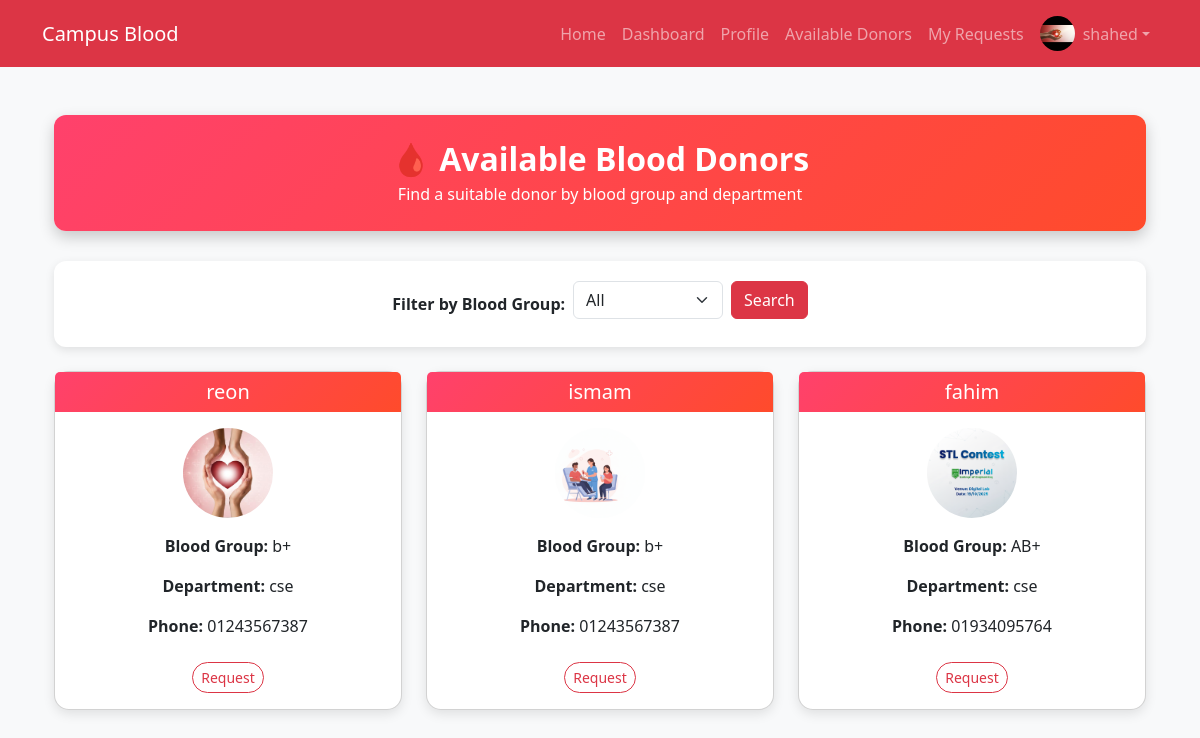
/donors/ (signed in), run on the app's committed database.
### blood/models.py (models this page shows, shortened)
class Donor(models.Model):
    user = models.OneToOneField(User, on_delete=models.CASCADE)
    blood_group = models.CharField(max_length=5)
    phone = models.CharField(max_length=15)
    department = models.CharField(max_length=100)
    available = models.BooleanField(default=True)
    last_donation_date = models.DateField(null=True, blank=True)
    donation_count = models.IntegerField(default=0)
    profile_pic = models.ImageField(upload_to='profile_pics/', null=True, blank=True)

### blood/views.py (the view)
# urls.py: path('donors/', views.donor_list, name='donor_list'),
@login_required
def donor_list(request):
    blood_group = request.GET.get('blood_group')
    if blood_group:
        donors = Donor.objects.filter(available=True, blood_group=blood_group)
    else:
        donors = Donor.objects.filter(available=True)
    return render(request, 'blood/donor_list.html', {'donors': donors, 'selected_group': blood_group})

### blood/templates/blood/donor_list.html (shortened to what this page needs)
{% extends 'blood/base.html' %}
{% block content %}
<div class="container py-4">
    <div class="page-header">
        <h2 class="fw-bold mb-1">🩸 Available Blood Donors</h2>
        <p class="mb-0">Find a suitable donor by blood group and department</p>
    </div>
    <div class="search-section mb-4">
        <form method="GET" class="d-flex flex-wrap align-items-center justify-content-center">
            <label for="blood_group" class="me-2 fw-semibold">Filter by Blood Group:</label>
            <select name="blood_group" id="blood_group" class="form-select me-2 mb-2" style="width:150px;">
                <option value="">All</option>
            </select>
            <button type="submit" class="btn btn-danger mb-2">Search</button>
        </form>
    </div>
    {% if donors %}
    <div class="row">
        {% for d in donors %}
        <div class="col-md-4 mb-4">
            <div class="card donor-card">
                <div class="card-header">
                    <h5 class="mb-0">{{ d.user.username }}</h5>
                </div>
                <div class="card-body text-center">
                    {% if d.profile_pic %}
                        <img src="{{ d.profile_pic.url }}" class="rounded-circle mb-3" style="width:90px; height:90px; object-fit:cover;">
                    {% else %}
                        <img src="https://via.placeholder.com/90" class="rounded-circle mb-3" alt="Profile">
                    {% endif %}
                    <p><strong>Blood Group:</strong> {{ d.blood_group }}</p>
                    <p><strong>Department:</strong> {{ d.department }}</p>
                    <p><strong>Phone:</strong> {{ d.phone }}</p>
                    <a href="{% url 'request_donor' d.id %}" class="btn btn-outline-danger btn-sm mt-2">Request</a>
                </div>
            </div>
        </div>
        {% endfor %}
    </div>
    {% else %}
    <div class="text-center mt-4">
        <p class="fw-semibold text-muted">No donors available right now 😔</p>
    </div>
    {% endif %}
</div>
{% endblock %}

### blood/templates/blood/base.html (shortened to what this page needs)
<!DOCTYPE html>
<html lang="en">
<head>
    <link href="https://cdn.jsdelivr.net/npm/bootstrap@5.3.2/dist/css/bootstrap.min.css" rel="stylesheet">
</head>
<body class="bg-light">
<nav class="navbar navbar-expand-lg navbar-dark bg-danger">
    <div class="container">
        <a class="navbar-brand" href="{% url 'dashboard' %}">Campus Blood</a>
        <div class="collapse navbar-collapse" id="navbarNav">
            <ul class="navbar-nav ms-auto align-items-center">
                <li class="nav-item"><a class="nav-link" href="{% url 'home' %}">Home</a></li>
                {% if user.is_authenticated %}
                    <li class="nav-item"><a class="nav-link" href="{% url 'dashboard' %}">Dashboard</a></li>
                    <li class="nav-item"><a class="nav-link" href="{% url 'profile' %}">Profile</a></li>
                    <li class="nav-item"><a class="nav-link" href="{% url 'donor_list' %}">Available Donors</a></li>
                    <li class="nav-item"><a class="nav-link" href="{% url 'donor_requests' %}">My Requests</a></li>
                    <li class="nav-item dropdown">
                        <a class="nav-link dropdown-toggle d-flex align-items-center" href="#" id="navbarDropdown" role="button" data-bs-toggle="dropdown" aria-expanded="false">
                            {% if user.donor.profile_pic %}
                                <img src="{{ user.donor.profile_pic.url }}" alt="Profile" class="navbar-profile-pic me-2">
                            {% else %}
                                <img src="https://via.placeholder.com/35" alt="Profile" class="navbar-profile-pic me-2">
                            {% endif %}
                            {{ user.username }}
                        </a>
                    </li>
                {% else %}
                    <li class="nav-item"><a class="nav-link" href="{% url 'login' %}">Login</a></li>
                    <li class="nav-item"><a class="nav-link" href="{% url 'register' %}">Register</a></li>
                {% endif %}
            </ul>
        </div>
    </div>
</nav>
<div class="container mt-4">
    {% block content %}{% endblock %}
</div>
</body>
</html>

### blood/templates/blood/base.html (style rules this page uses)
.navbar-profile-pic { width: 35px; height: 35px; object-fit: cover; border-radius: 50%; }

### blood/templates/blood/donor_list.html (style rules this page uses)
.page-header { background: linear-gradient(135deg, #ff416c, #ff4b2b); color: white; text-align: center; padding: 25px 0; border-radius: 12px; margin-bottom: 30px; box-shadow: 0 6px 15px rgba(0,0,0,0.2); }
.donor-card { border-radius: 15px; box-shadow: 0 4px 12px rgba(0,0,0,0.1); transition: transform 0.3s ease, box-shadow 0.3s ease; background: white; }
.donor-card .card-header { background: linear-gradient(135deg, #ff416c, #ff4b2b); color: white; border-bottom: none; font-weight: 600; text-align: center; }
.search-section { background: #fff; border-radius: 12px; padding: 20px; box-shadow: 0 3px 10px rgba(0,0,0,0.1); }
.btn-outline-danger { border-radius: 25px; transition: 0.3s; }

### data on the page
Donor: user.username "reon", profile_pic (picture), blood_group "b+", department "cse", phone "01243567387"
Donor: user.username "ismam", profile_pic (picture), blood_group "b+", department "cse", phone "01243567387"
Donor: user.username "fahim", profile_pic (picture), blood_group "AB+", department "cse", phone "01934095764"

### other printed values
{{ user.username }} "shahed"
